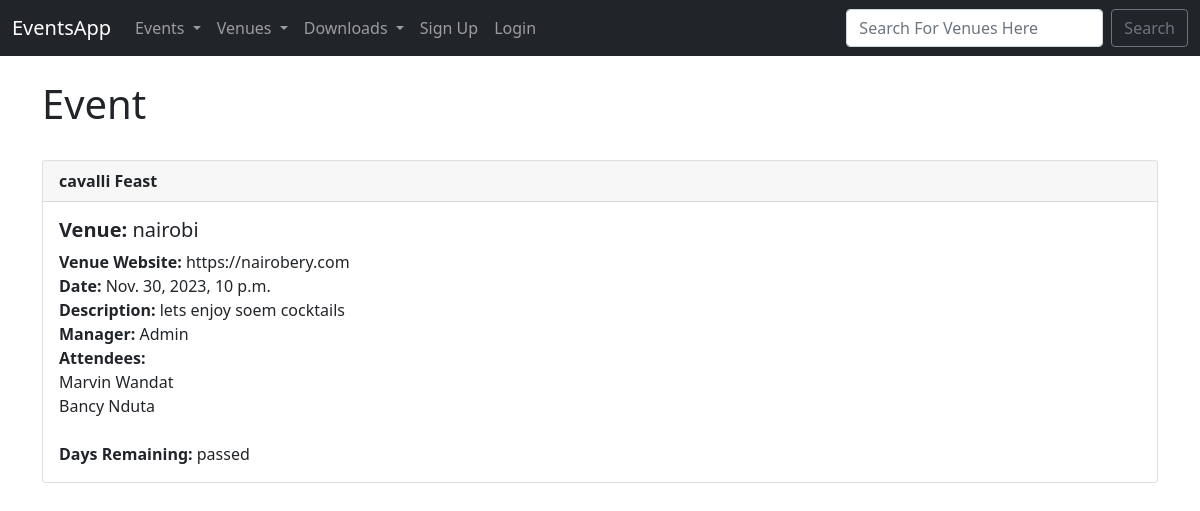
/show_event/9, run on the app's committed database.
### events/models.py (models this page shows)
class Event(models.Model):
    name = models.CharField(max_length=100)
    date = models.DateTimeField()
    description = models.TextField(null=True,blank=True)
    venue = models.ForeignKey(Venue,blank=True,null=True,on_delete=models.CASCADE)
    manager = models.ForeignKey(User,blank=True,null=True,on_delete=models.SET_NULL)
    attendees = models.ManyToManyField(EventUser,blank=True)
    is_approved=models.BooleanField(default=False)
    def __str__(self):
        return self.name
    @property
    def days_till(self):
        days = (self.date.date() - date.today()).days
        if days < 1:
            return "passed"
        else:
            return str(days)

class Venue(models.Model):
    name = models.CharField(max_length=100)
    address = models.CharField(max_length=100)
    zipcode= models.CharField(max_length=50)
    email = models.EmailField(null=True,blank=True)
    web = models.URLField(null=True,blank=True)
    phone = models.CharField(max_length=20,null=True,blank=True)
    owner = models.IntegerField(blank=False,default=1)
    venue_img=models.ImageField(null=True,blank=True,upload_to="images/")
    def __str__(self):
        return self.name

class EventUser(models.Model):
    first_name=models.CharField(max_length=100)
    last_name=models.CharField(max_length=100)
    email_adress= models.EmailField(max_length=100)
    def __str__(self):
        return self.first_name + " " + self.last_name

### events/views.py (the view)
# urls.py: path('show_event/<event_id>', views.show_event, name='show-event'),
def show_event(request, event_id):
	event = Event.objects.get(pk=event_id)
	return render(request, 'events/show_event.html', {
			"event":event
			})

### events/templates/events/show_event.html (shortened to what this page needs)
{% extends 'events/layout.html' %} {% block content %}
<h1>Event</h1>
<br />
{% if event.is_approved %}
<div class="card">
  <div class="card-header"><strong> {{ event }} </strong></div>
  <div class="card-body">
    <h5 class="card-title"><strong> Venue: </strong> {{ event.venue }}</h5>
    <p class="card-text">
      <strong>Venue Website:</strong> {{ event.venue.web }} <br />
      <strong>Date:</strong> {{ event.date }} <br />
      <strong>Description:</strong> {{ event.description }} <br />
      <strong>Manager:</strong> {{ event.manager }} <br />
      <strong> Attendees:</strong> <br />
      {% for user in event.attendees.all %} {{ user }} <br />
      {% endfor %}<br />
      <strong>Days Remaining:</strong> {{ event.days_till }}
    </p>
  </div>
</div>
{% endif %} {% endblock %}

### data on the page
Event: name "cavalli Feast", venue "nairobi", venue.web "https://nairobery.com", date "Nov. 30, 2023, 10 p.m.", description "lets enjoy soem cocktails", manager "Admin", days_till "passed"
EventUser: first_name+last_name "Marvin Wandat"
EventUser: first_name+last_name "Bancy Nduta"
